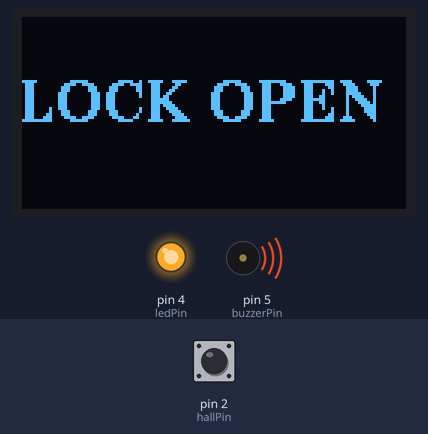
Bench run of a sketch on a simulated Arduino Uno, built with avr-gcc and run on an emulated ATmega328P. Parts: 128×64 one-colour display, output pins drawn as LEDs (lit = HIGH), buzzer (waves = sounding). The test bench sets the inputs (shaded band); at power-on: pin 2 (hallPin) HIGH.

Above: at 1.2 s.
1.3 s: pin 2 (hallPin) pulled LOW for 0.2 s
At 1.54 s:
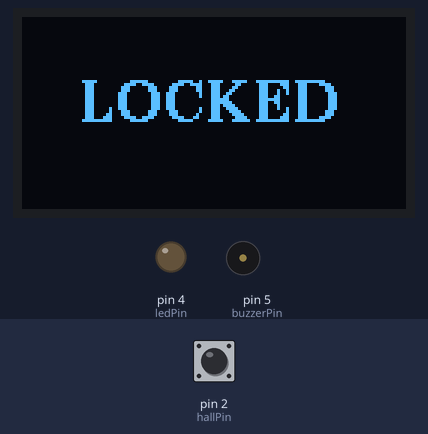
3.1 s: pin 2 (hallPin) pulled LOW for 3.2 s
At 3.18 s:
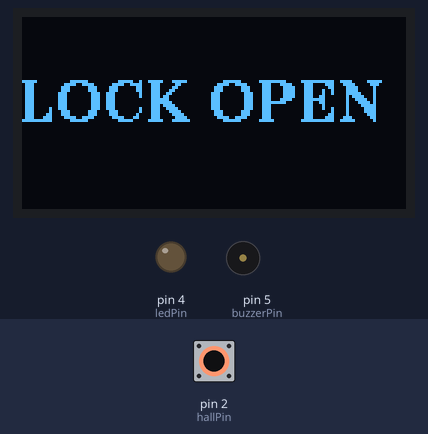
At 6.31 s:
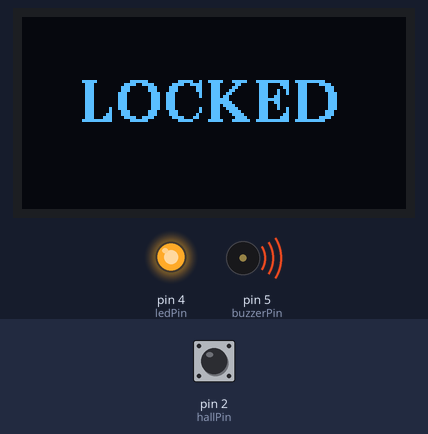
Timing chart, 0 to 7.8 s (numbered marks = the images above; inputs shaded):
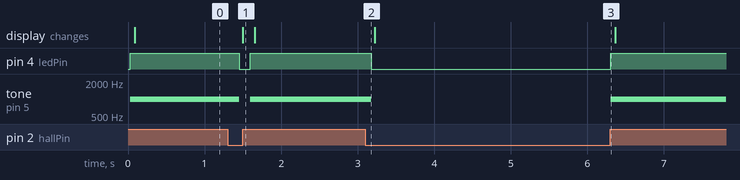

The sketch:

GrooveBegineerLock.ino
```cpp
#include <Arduino.h>
#include <Wire.h>
#include <U8g2lib.h>

const int hallPin = 2;
const int ledPin = 4;
const int buzzerPin = 5;

U8G2_SSD1306_128X64_NONAME_F_HW_I2C u8g2(U8G2_R0);

void setup() {
  pinMode(hallPin, INPUT_PULLUP);
  pinMode(ledPin, OUTPUT);
  pinMode(buzzerPin, OUTPUT);

  digitalWrite(buzzerPin, LOW);

  u8g2.begin();
  u8g2.setFont(u8g2_font_ncenB14_tr);
}

void loop() {
  bool magnetDetected = (digitalRead(hallPin) == LOW);

  u8g2.clearBuffer();

  if (magnetDetected) {
    // Door locked
    digitalWrite(ledPin, LOW);
    noTone(buzzerPin);
    u8g2.drawStr(20, 35, "LOCKED");
  } else {
    // Door open
    digitalWrite(ledPin, HIGH);
    tone(buzzerPin, 1000);   // 1000 Hz beep
    u8g2.drawStr(0, 35, "LOCK OPEN");
  }

  u8g2.sendBuffer();

  delay(100);
}
```

Measured:
- after the input at 1.3 s, pin 4 (ledPin): HIGH → LOW after 0.15 s, → HIGH 0.15 s later; tone on pin 5 (buzzerPin): 1000 Hz → silent after 0.15 s, → 1000 Hz 0.15 s later; the display: changes after 0.20 s (image 1)
- after the input at 3.1 s, pin 4 (ledPin): HIGH → LOW after 0.08 s, → HIGH 3.1 s later; tone on pin 5 (buzzerPin): 1000 Hz → silent after 0.08 s, → 1000 Hz 3.1 s later
